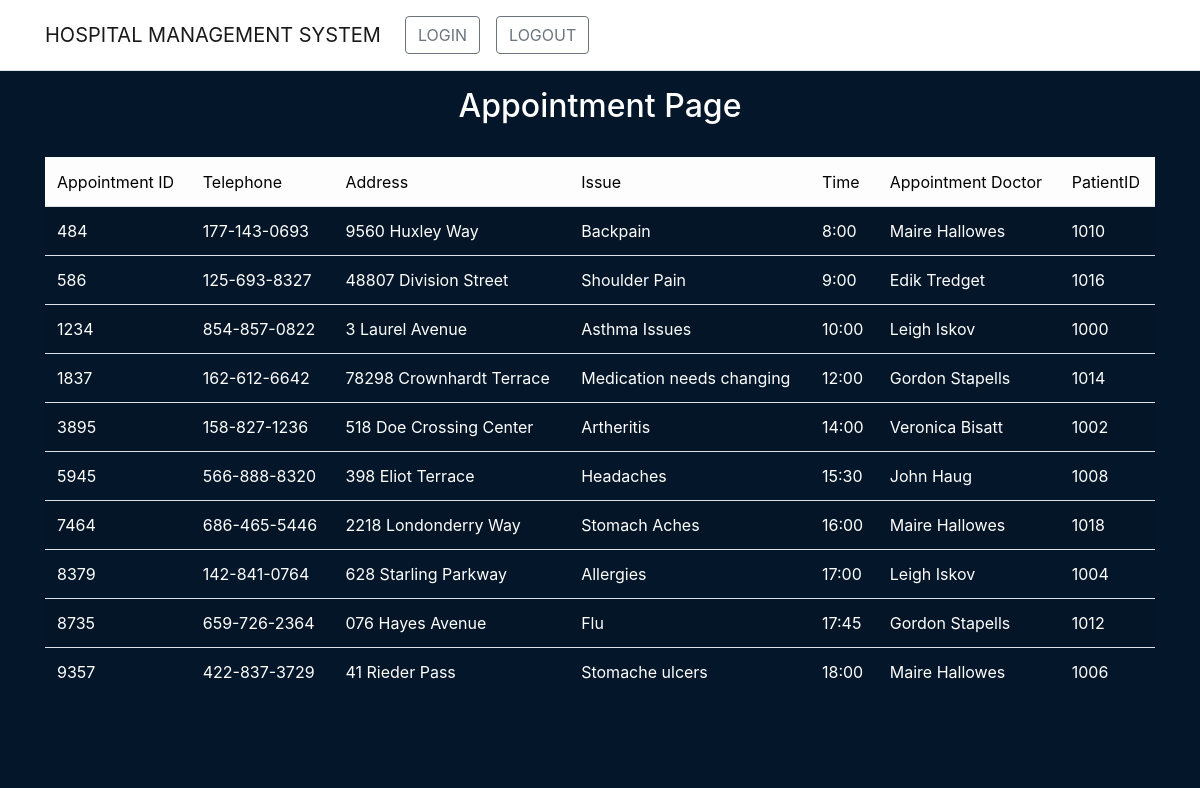
The app's page /Appointmentpage.php with its own data.
### tables this page shows
CREATE TABLE "Appointment" (
	"AppointmentID"	INTEGER NOT NULL,
	"Telephone"	VARCHAR(45) NOT NULL,
	"Address"	VARCHAR(45) NOT NULL,
	"Issue"	VARCHAR(45) NOT NULL,
	"Time"	TIME NOT NULL,
	"Appointment_Doctor"	VARCHAR(45) NOT NULL,
	"PatientID"	INTEGER NOT NULL,
	PRIMARY KEY("AppointmentID"),
	FOREIGN KEY("PatientID") REFERENCES "Patient"("PatientID")
);

### SQL/ViewAppointmentSQL.php (called while the page is built)
<?php
function getAppointmentDetails (){
$db = new SQLite3('Hospital.db');
$sql = "SELECT * FROM Appointment";
$stmt = $db->prepare($sql);
$result = $stmt->execute() ;
while ($row = $result->fetchArray()){
$arrayResult [] = $row;
}
return $arrayResult;
}

### Appointmentpage.php (the view)
<?php require("NavBar.php");
include_once("SQL/viewAppointmentSQL.php");
$user = getAppointmentDetails();
?>
<div class="container bgColor">
    <main role="main" class="pb-5">
        <h2><FONT COLOR=white><center>Appointment Page</center></h2>
        <br>
        <div class="row">
            <div class="col-12">
                <table class="table table-striped">
                    <thead class="table-light">
                        <td><FONT COLOR=black>Appointment ID</td>
                        <td><FONT COLOR=black>Telephone</td>
                        <td><FONT COLOR=black>Address</td>
                        <td><FONT COLOR=black>Issue</td>
                        <td><FONT COLOR=black>Time</td>
                        <td><FONT COLOR=black>Appointment Doctor</td>
                        <td><FONT COLOR=black>PatientID</td>
                    </thead>
                    <?php
                    for ($i = 0; $i < count($user); $i++) :
                    ?>
                        <tr>
                            <td><FONT COLOR=white><?php echo $user[$i]['AppointmentID'] ?></td>
                            <td><FONT COLOR=white><?php echo $user[$i]['Telephone'] ?></td>
                            <td><FONT COLOR=white><?php echo $user[$i]['Address'] ?></td>
                            <td><FONT COLOR=white><?php echo $user[$i]['Issue'] ?></td>
                            <td><FONT COLOR=white><?php echo $user[$i]['Time'] ?></td>
                            <td><FONT COLOR=white><?php echo $user[$i]['Appointment_Doctor'] ?></td>
                            <td><FONT COLOR=white><?php echo $user[$i]['PatientID'] ?></td>
                        </tr>
                    <?php endfor; ?>
                </table>
            </div>
        </div>
    </main>
</div>

### Navbar.php (shortened to what this page needs)
<!doctype html>
<html lang="en">
  <head>
    <link rel="stylesheet" href="css/site.css" />
    <link rel="stylesheet" href="https://stackpath.bootstrapcdn.com/bootstrap/4.3.1/css/bootstrap.min.css">
  </head>
<body class="bgColor">
	<header>
			<nav class="navbar navbar-expand-sm navbar-toggleable-sm navbar-light bg-white border-bottom box-shadow mb-3">
				<div class="container">
					<a class="navbar-brand" href="Index.php">HOSPITAL MANAGEMENT SYSTEM</a>
					<div class="navbar-collapse collapse d-sm-inline-flex flex-sm-row-reverse">
						<ul class="navbar-nav flex-grow-1">
							<li class="nav-item">
								<a class="nav-link text-dark" href="Login.php"><button type="button" class="btn btn-outline-secondary">LOGIN</button></a>
							</li>
							<li class="nav-item">
								<a class="nav-link text-dark" href="Index.php"><button type="button" class="btn btn-outline-secondary">LOGOUT</button></a>
							</li>
						</ul>
					</div>
				</div>
			</nav>
	</header>

### css/site.css (style rules this page uses)
a.navbar-brand { white-space: normal; text-align: center; word-break: break-all; }
a { color: #ffffff; }
html { position: relative; min-height: 100%; }
body { margin-bottom: 60px; }
.bgColor { background-color: #04162A; }
.container { min-height: 100%; }

### records on screen
appointment: AppointmentID "484", Telephone "177-143-0693", Address "9560 Huxley Way", Issue "Backpain", Time "8:00", Appointment_Doctor "Maire Hallowes", PatientID "1010"
appointment: AppointmentID "586", Telephone "125-693-8327", Address "48807 Division Street", Issue "Shoulder Pain", Time "9:00", Appointment_Doctor "Edik Tredget", PatientID "1016"
appointment: AppointmentID "1234", Telephone "854-857-0822", Address "3 Laurel Avenue", Issue "Asthma Issues", Time "10:00", Appointment_Doctor "Leigh Iskov", PatientID "1000"
appointment: AppointmentID "1837", Telephone "162-612-6642", Address "78298 Crownhardt Terrace", Issue "Medication needs changing", Time "12:00", Appointment_Doctor "Gordon Stapells", PatientID "1014"
appointment: AppointmentID "3895", Telephone "158-827-1236", Address "518 Doe Crossing Center", Issue "Artheritis", Time "14:00", Appointment_Doctor "Veronica Bisatt", PatientID "1002"
appointment: AppointmentID "5945", Telephone "566-888-8320", Address "398 Eliot Terrace", Issue "Headaches", Time "15:30", Appointment_Doctor "John Haug", PatientID "1008"
appointment: AppointmentID "7464", Telephone "686-465-5446", Address "2218 Londonderry Way", Issue "Stomach Aches", Time "16:00", Appointment_Doctor "Maire Hallowes", PatientID "1018"
appointment: AppointmentID "8379", Telephone "142-841-0764", Address "628 Starling Parkway", Issue "Allergies", Time "17:00", Appointment_Doctor "Leigh Iskov", PatientID "1004"
appointment: AppointmentID "8735", Telephone "659-726-2364", Address "076 Hayes Avenue", Issue "Flu", Time "17:45", Appointment_Doctor "Gordon Stapells", PatientID "1012"
appointment: AppointmentID "9357", Telephone "422-837-3729", Address "41 Rieder Pass", Issue "Stomache ulcers", Time "18:00", Appointment_Doctor "Maire Hallowes", PatientID "1006"
